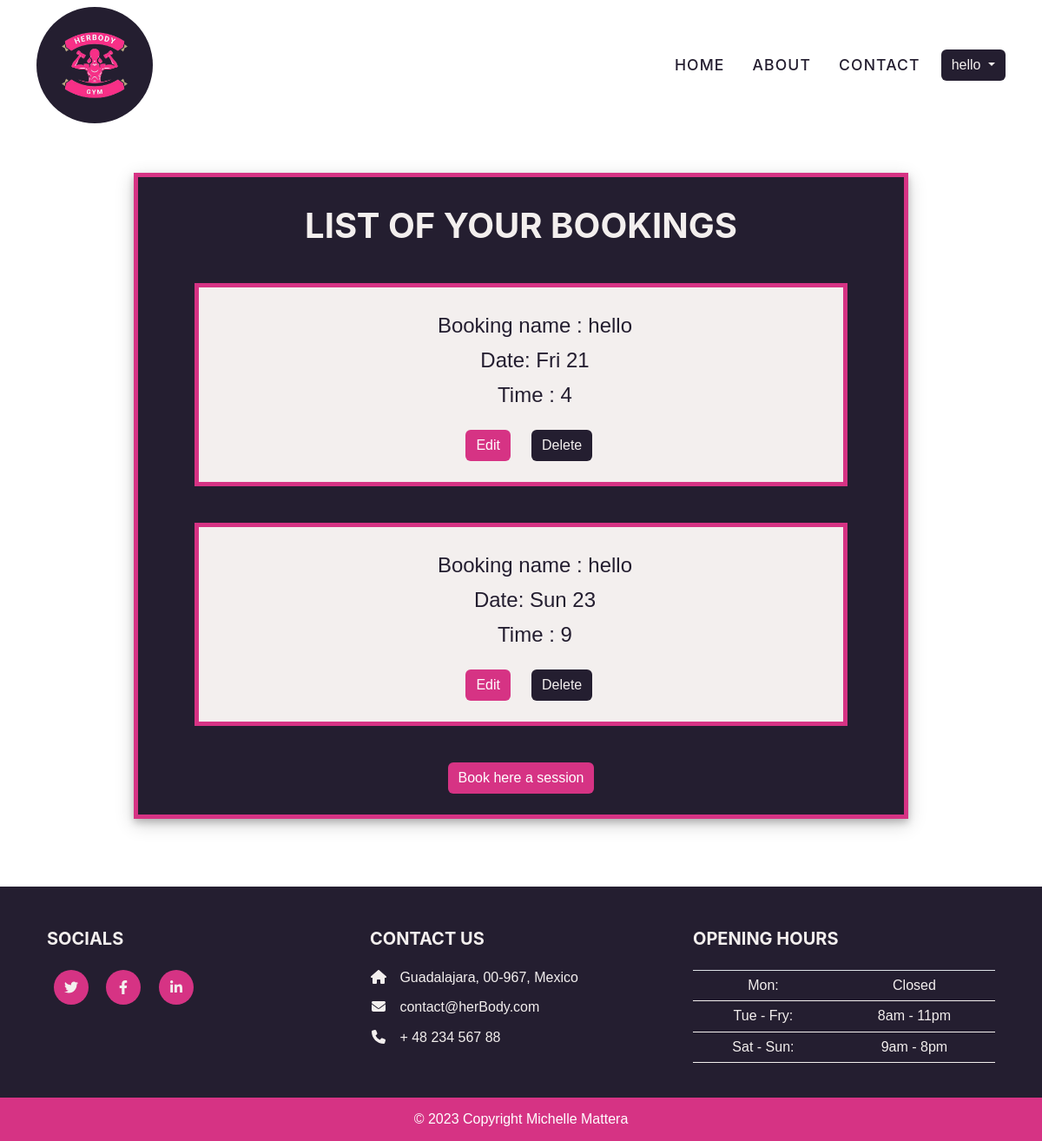
The app's page /booking/my_bookings/ (signed in), older data.
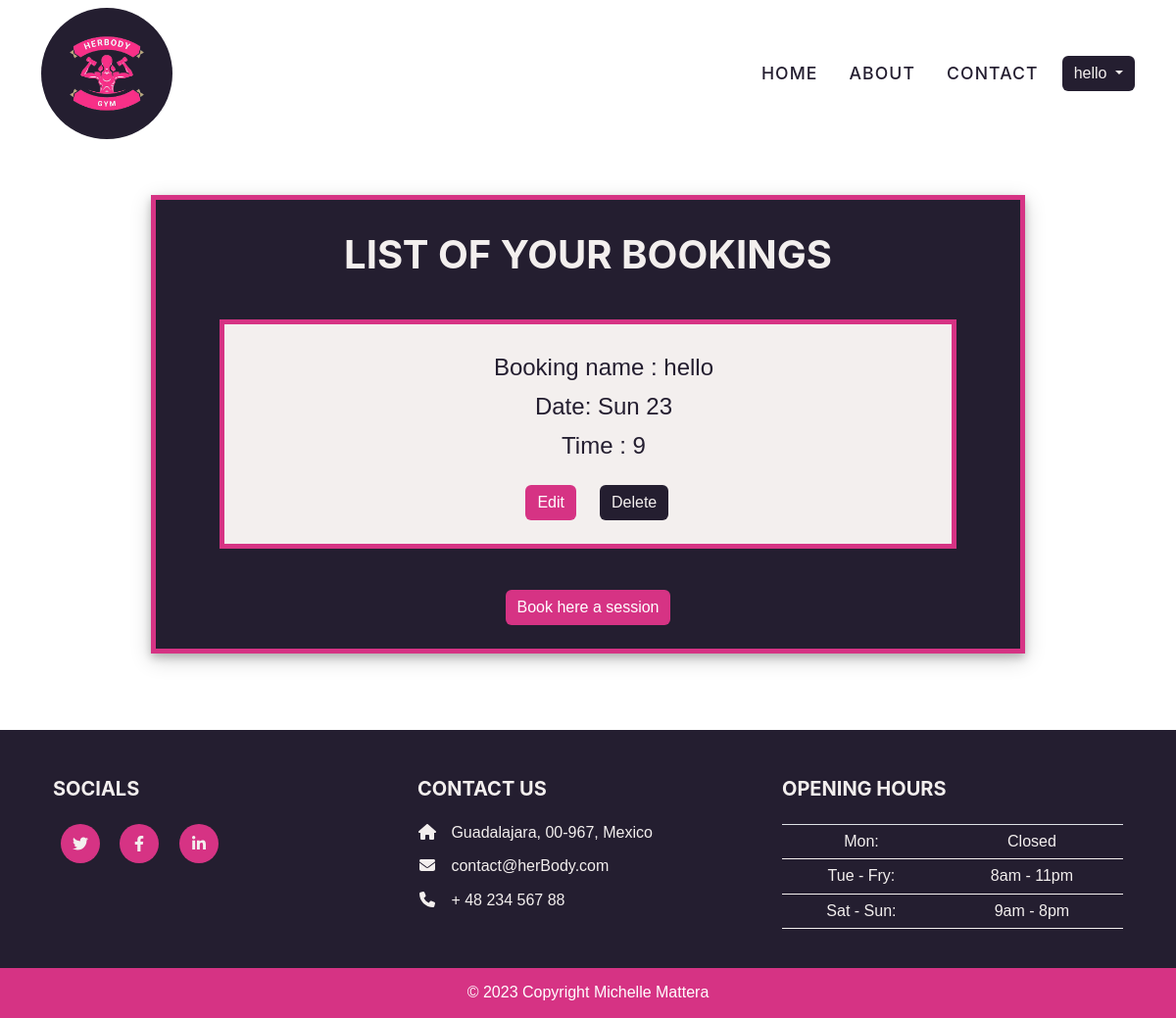
The same page, newer data.
### booking/models.py (models this page shows, shortened)
class Booking(models.Model):
    date = models.DateField(default=datetime.date.today)
    user = models.ForeignKey(
        User, on_delete=models.CASCADE, related_name="hiuser", default=User)
    time = models.IntegerField(choices=TIME_CHOISES, blank=False, default=9)
    class Meta:
        ordering = ['date', 'time']
        unique_together = ("date", "time")

### booking/views.py (the view, shortened to what this page needs)
# urls.py: path('my_bookings/', booking_list.as_view(), name='my_bookings'),
class booking_list(generic.ListView):
    model = Booking
    template_name = 'booking/my_bookings.html'
    def get_queryset(self):
        user = self.request.user
        return Booking.objects.filter(user=user).order_by('date', 'time')

### templates/booking/booking_list.html
{% extends "base.html" %}
{% block content %}
{% include 'includes/messages.html' %}
<div class="container">
    <div class="booking-confirmation text-center">
        <h1 class="text-uppercase text-center booking-title">List of your bookings</h1>
        {% for booking in booking_list %}
        <div class="container-booking-card">
            <ul>
                <li class="booking-li">Booking name : {{ booking.user }}</li>
                <li class="booking-li">Date: {{ booking.date|date:"D d" }}</li>
                <li class="booking-li">Time : {{ booking.time }}</li>
            </ul>
            <div class="row">
                <div class="col booking-li right">
                    <a href="{% url 'edit_booking' booking_id=booking.id %}" class="btn btn-primary text-center"
                    role="button">Edit</a>
                </div>
                <div class="col booking-li left">
                    <a href="{% url 'delete_booking' booking.id %}" class="btn btn-secondary text-center"
                        role="button">Delete</a>
                </div>
            </div>
        </div>
        {% empty %}
        <div class="container-booking-card">
            <ul>
                <li class="booking-li">No Bookings have been made</li>
            </ul>
        </div>
        {% endfor %}
            <a href="{% url 'booking_form'%}" class="btn btn-primary text-center"
            role="button">Book here a session</a>
    </div>
</div>
{% endblock %}

Row changes from the older to the newer data that the page shows:
removed Booking: user "hello", date "Fri 21", time "4"
